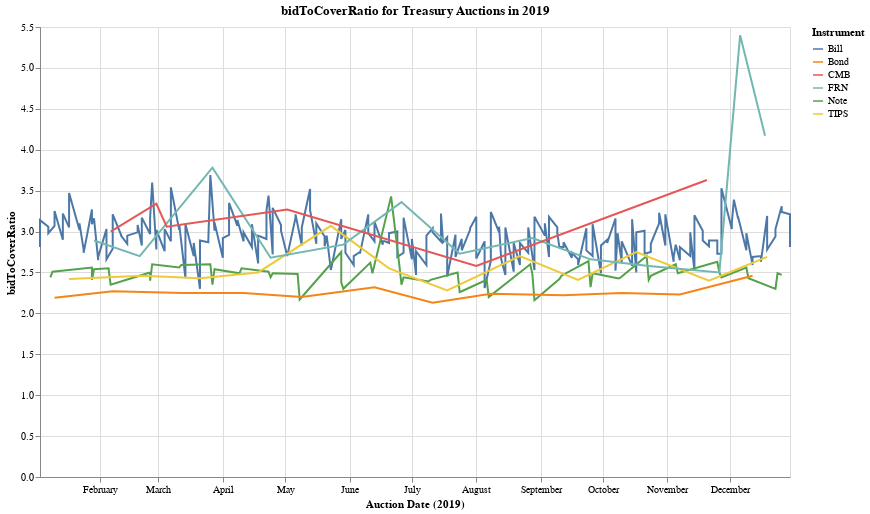

Notebook cell for this chart:
### Code cell
doChart(2019, metric='bidToCoverRatio')

### Figure 1 — Vega-Lite specification as saved in the notebook (floating-point values rounded to 4 significant figures; data arrays with more than 128 entries replaced by an {"elided": "..."} marker saying what was removed)
{"config": {"view": {"continuousWidth": 400, "continuousHeight": 300}}, "data": {"name": "data-304f790f849534c5cda7dc3313964e5b"}, "mark": "line", "background": "white", "encoding": {"color": {"type": "nominal", "field": "type", "title": "Instrument"}, "x": {"type": "temporal", "axis": {"title": "Auction Date (2019)"}, "field": "auctionDate"}, "y": {"type": "quantitative", "field": "bidToCoverRatio"}}, "height": 450, "title": "bidToCoverRatio for Treasury Auctions in 2019", "width": 750, "$schema": "https://vega.github.io/schema/vega-lite/v4.8.1.json", "datasets": {"data-304f790f849534c5cda7dc3313964e5b": {"elided": "325 records"}}}
